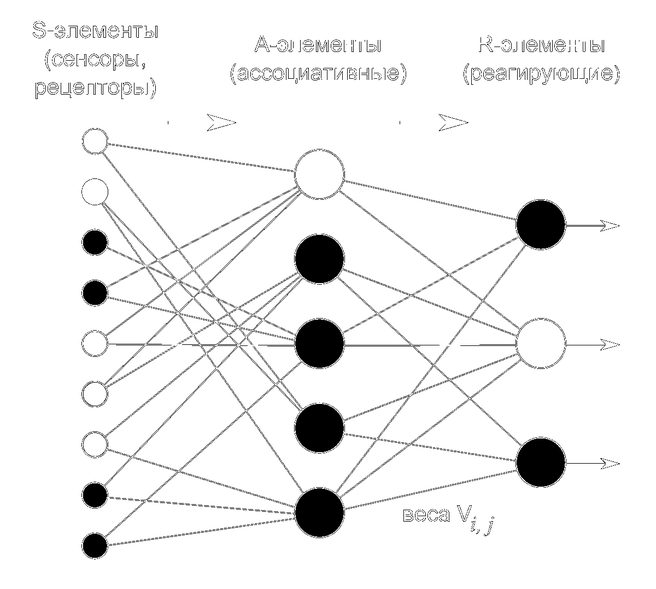
#> input picture lab3/images/in/neuro_binary.png, 656 x 589 px, shrunk from 1200 x 1076 before the run
$ python test.py
#> lines starting #> are read from the running program, lines starting #| are printed output that depends on the picture
from PIL import Image, ImageFilter, ImageChops
from time import time_ns
import math
from main import erosion

def getImages():
  img_main = Image.open('images/in/neuro_binary.png', 'r').convert('RGB')
  img_neuro_grayscale = Image.open('images/in/neuro_grayscale.png', 'r').convert('RGB')
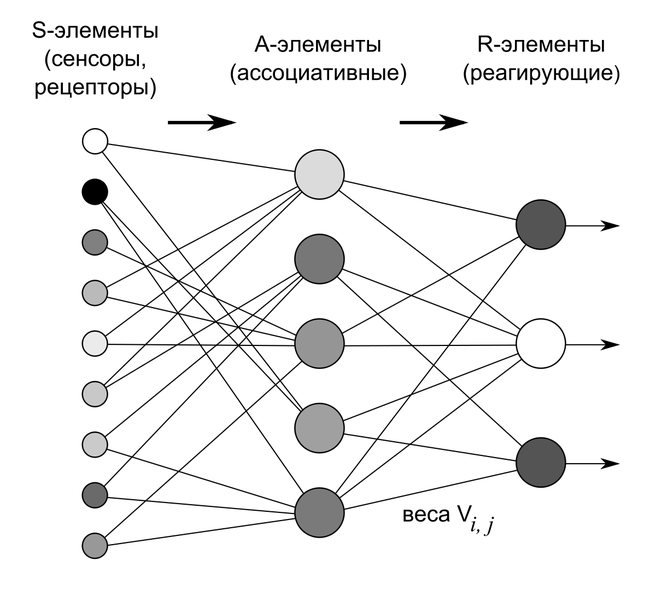
#> input picture lab3/images/in/neuro_grayscale.png, 656 x 589 px, shrunk from 1200 x 1076 before the run
  img_random_forms = Image.open('images/in/random_forms.png', 'r').convert('RGB')
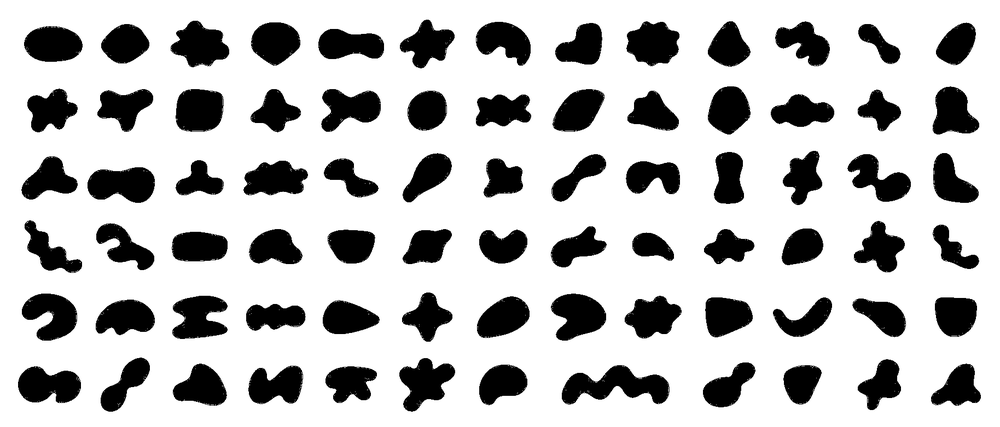
#> input picture lab3/images/in/random_forms.png, 1000 x 427 px, shrunk from 1828 x 781 before the run
  main = Image.open('images/in/main.png', 'r').convert('RGB')
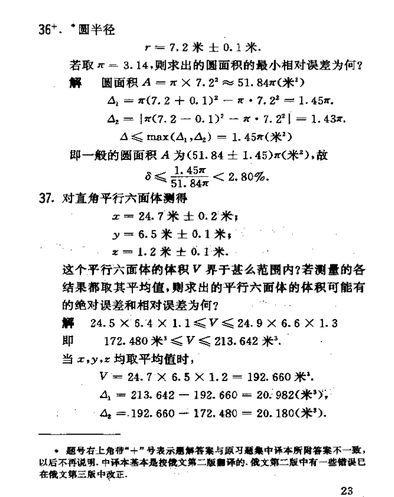
#> input picture lab3/images/in/main.png, 394 x 497 px, shrunk from 721 x 908 before the run

  return {'binary': img_main, 'grayscale': img_neuro_grayscale, 'img_random_forms': img_random_forms, 'main': main}

def printAudit(test_name, delta_time, audit):
  print(f'\nTest {test_name} passed: {(delta_time) / math.pow(10, 9)}s')
  for i in audit:
    name = i.get('name')
    input_size = i.get('input_size')
    output_size = i.get('output_size')
    print(f'Image {name}; input_size: {input_size}; output_size: {output_size}')


def erosion_test(iterations: int, template_n: int):
  images = getImages()
#> images = 4 items

  start_time = time_ns()
  audit = []
  for (image_name, image) in images.items():
    newImage = image
    for i in range(iterations):
      newImage = newImage.filter(ImageFilter.MinFilter(template_n))

    output_name = f'images/out/{image_name}.processed.png'
    diff_name = f'images/out/{image_name}.diff.png'

    audit.append({
      'name': output_name,
      'input_size': f'{image.size[0]}x{image.size[1]}',
      'output_size': f'{newImage.size[0]}x{newImage.size[1]}'
    })
    diff_image = ImageChops.difference(newImage, image)
    newImage.save(output_name)
    diff_image.save(diff_name)
#> this loop made 4 passes
#> (image_name, output_name, diff_name) on passes 1, 2, 4: ('binary', 'images/out/binary.processed.png', 'images/out/binary.diff.png'), ('grayscale', 'images/out/grayscale.processed.png', 'images/out/grayscale.diff.png'), ('main', 'images/out/main.processed.png', 'images/out/main.diff.png')
#> pass 1, in erosion_test, `diff_image = ImageChops.difference(newImage, image)`:
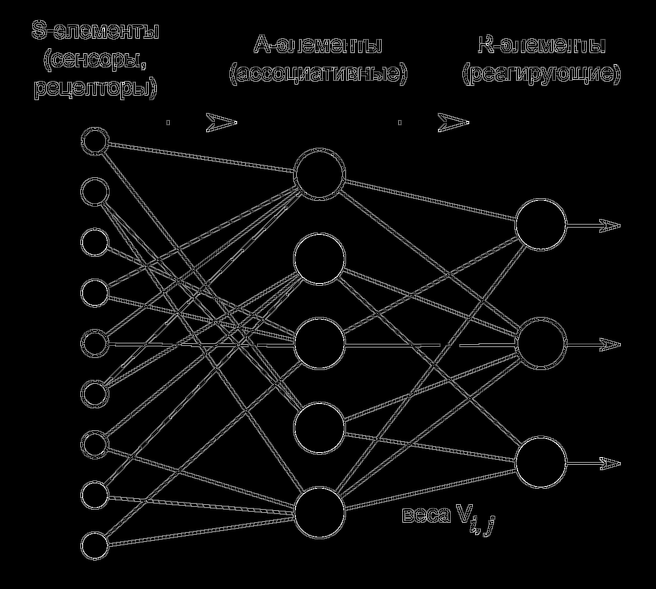
#> diff_image: PIL image 656x589 RGB; min 0, max 250, mean 10.5
#> pass 1, in erosion_test, `newImage.save(output_name)`:
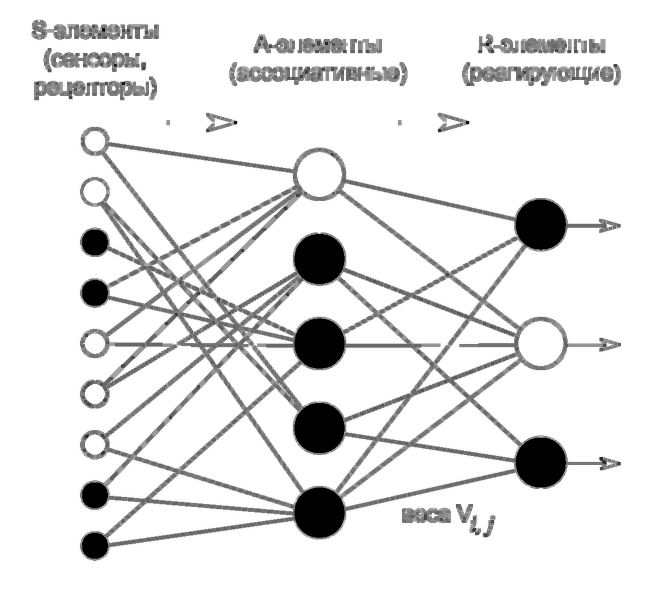
#> saved as binary.processed.png: PIL image 656x589 RGB; min 0, max 255, mean 229.8
#> after the loop:
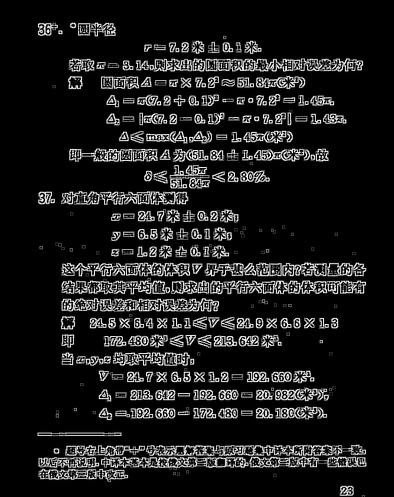
#> diff_image: PIL image 394x497 RGB; mean R, G, B 27.6, 27.6, 27.6
#> after the loop:
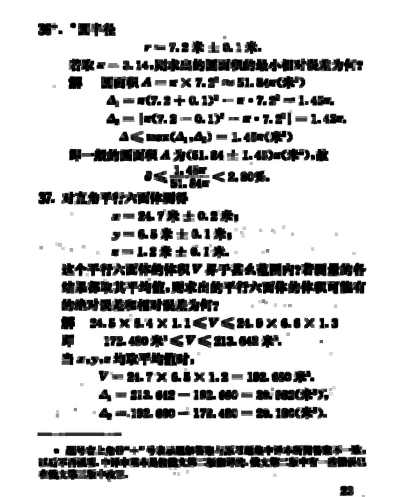
#> newImage: PIL image 394x497 RGB; mean R, G, B 207, 207, 207
#> after the loop, audit = 4 items

  end_time = time_ns()
  printAudit('mean_grayscale', end_time - start_time, audit)
#> the loop in printAudit, `for i in audit:` made 4 passes
#> (name, output_size) on passes 1, 2, 4: ('images/out/binary.processed.png', '656x589'), ('images/out/grayscale.processed.png', '656x589'), ('images/out/main.processed.png', '394x497')
#> output_size on pass 3: '1000x427'
#| Image images/out/binary.processed.png; input_size: 656x589; output_size: 656x589
#| Image images/out/grayscale.processed.png; input_size: 656x589; output_size: 656x589
#| Image images/out/img_random_forms.processed.png; input_size: 1000x427; output_size: 1000x427
#| Image images/out/main.processed.png; input_size: 394x497; output_size: 394x497

def test():
  erosion_test(1, 3)

if __name__ == '__main__':
  test()
